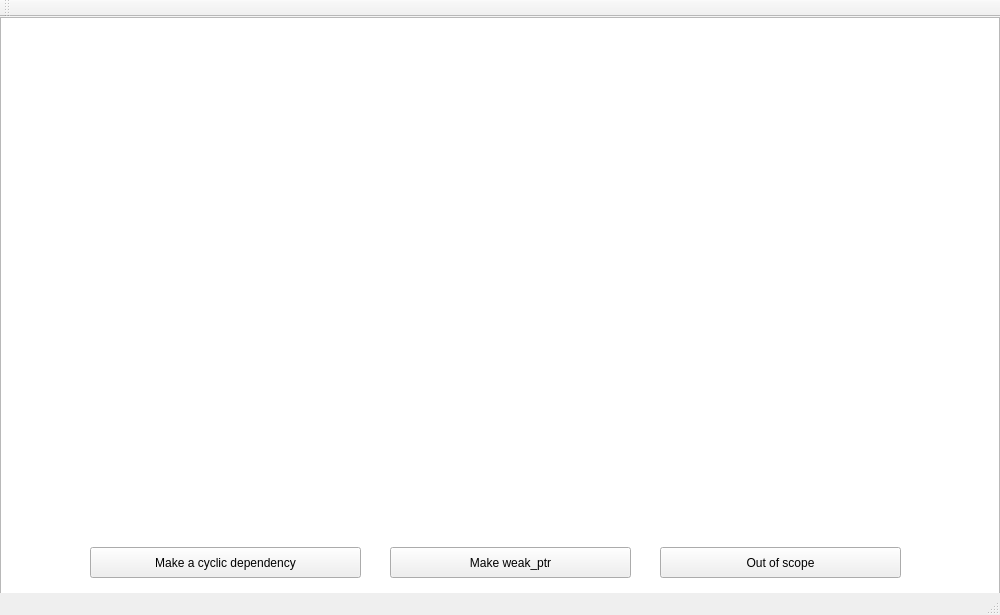
<?xml version="1.0" encoding="UTF-8"?>
<ui version="4.0">
 <class>main_windowClass</class>
 <widget class="QMainWindow" name="main_windowClass">
  <property name="geometry">
   <rect>
    <x>0</x>
    <y>0</y>
    <width>1000</width>
    <height>615</height>
   </rect>
  </property>
  <property name="windowTitle">
   <string>main_window</string>
  </property>
  <widget class="QWidget" name="centralWidget">
   <widget class="QGraphicsView" name="graphicsView">
    <property name="geometry">
     <rect>
      <x>0</x>
      <y>0</y>
      <width>1000</width>
      <height>615</height>
     </rect>
    </property>
   </widget>
   <widget class="QPushButton" name="pushButton">
    <property name="geometry">
     <rect>
      <x>90</x>
      <y>530</y>
      <width>271</width>
      <height>31</height>
     </rect>
    </property>
    <property name="text">
     <string>Make a cyclic dependency</string>
    </property>
   </widget>
   <widget class="QPushButton" name="pushButton_2">
    <property name="geometry">
     <rect>
      <x>390</x>
      <y>530</y>
      <width>241</width>
      <height>31</height>
     </rect>
    </property>
    <property name="text">
     <string>Make weak_ptr</string>
    </property>
   </widget>
   <widget class="QPushButton" name="pushButton_3">
    <property name="geometry">
     <rect>
      <x>660</x>
      <y>530</y>
      <width>241</width>
      <height>31</height>
     </rect>
    </property>
    <property name="text">
     <string>Out of scope</string>
    </property>
   </widget>
  </widget>
  <widget class="QMenuBar" name="menuBar">
   <property name="geometry">
    <rect>
     <x>0</x>
     <y>0</y>
     <width>1000</width>
     <height>22</height>
    </rect>
   </property>
  </widget>
  <widget class="QToolBar" name="mainToolBar">
   <attribute name="toolBarArea">
    <enum>TopToolBarArea</enum>
   </attribute>
   <attribute name="toolBarBreak">
    <bool>false</bool>
   </attribute>
  </widget>
  <widget class="QStatusBar" name="statusBar"/>
 </widget>
 <layoutdefault spacing="6" margin="11"/>
 <resources>
  <include location="main_window.qrc"/>
 </resources>
 <connections/>
</ui>
